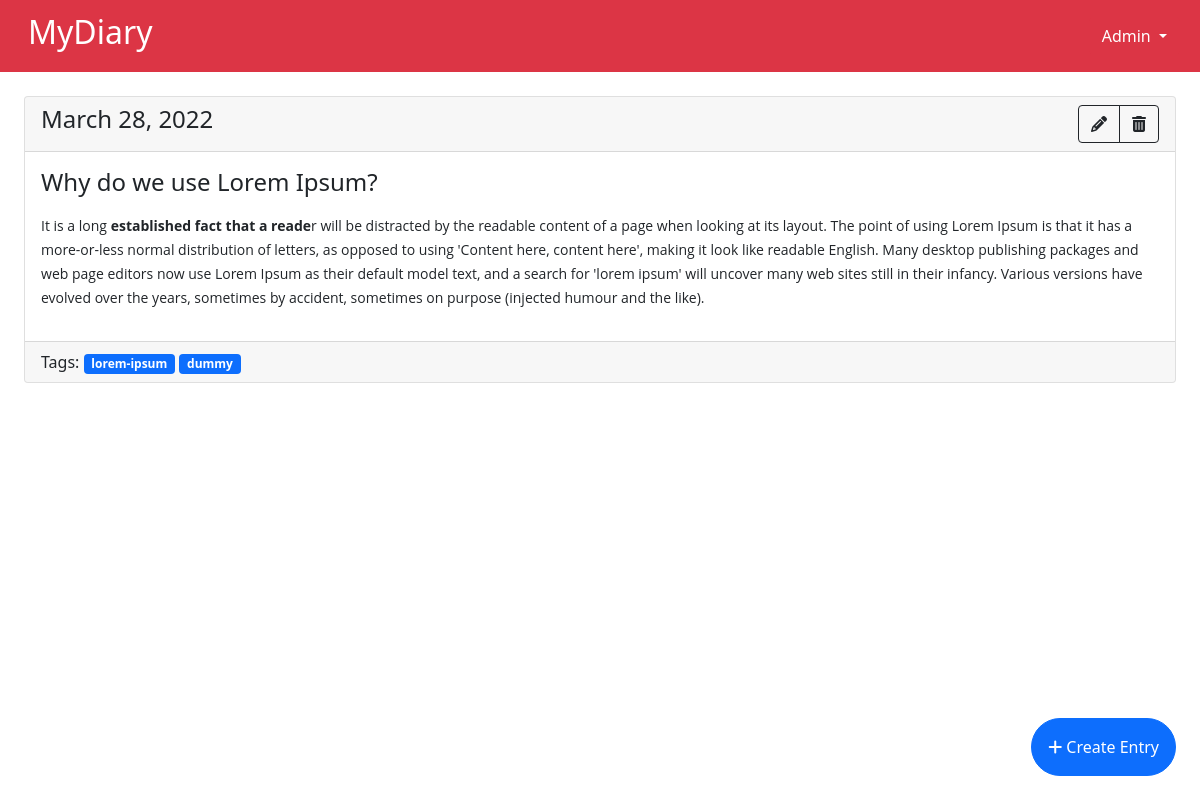
The page /entry/34 (signed in) on the database as committed earlier.
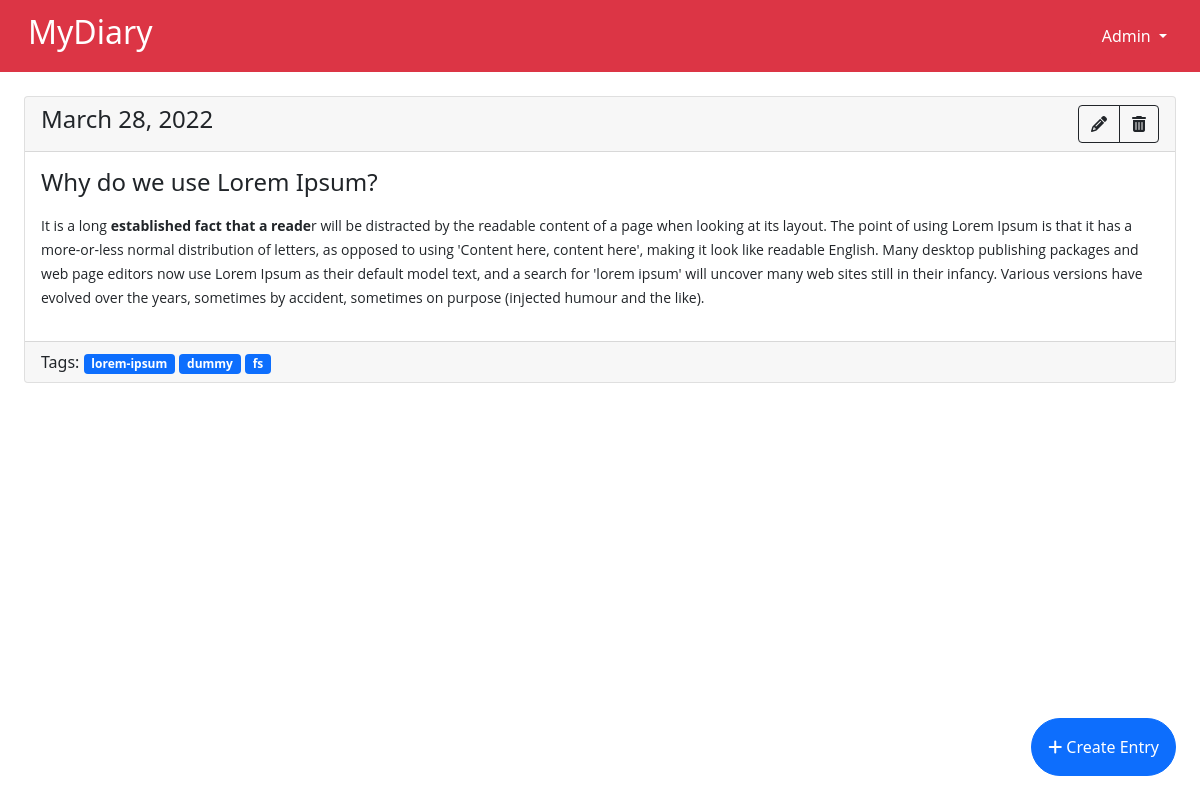
The same page on the database as committed later.
### entries/models.py (models this page shows, shortened)
class Entry(models.Model):
    user = models.ForeignKey(
        User, on_delete=models.CASCADE)
    title = models.CharField(max_length=200)
    content = models.TextField(blank=True)
    date_created = models.DateField()
    time_created = models.DateTimeField(auto_now_add=True, null=True)
    tags = TaggableManager()
    class Meta:
        verbose_name_plural = "Entries"

### entries/views.py (the view)
# urls.py: path("entry/<int:pk>", EntryDetailView, name="detail-entry"),
@login_required
def EntryDetailView(request, pk):
    entry = Entry.objects.get(pk=pk)
    if entry.user != request.user:
        return redirect('list-entries')
    return render(request, "entries/entry_detail.html", {'entry': entry})

### entries/templates/entries/entry_detail.html
{% extends "base.html" %}
{% block content %}
  {% with is_detail="DetailView" %}
    {% include "entries/entry_view.html" with entry=entry foo=foo %}
  {% endwith %}
      <div class="m-2">
        <a href="{% url 'new-entry' %}" class="btn btn-primary rounded-pill position-fixed bottom-0 end-0 m-4 p-3"> <i class="fa-solid fa-plus"></i>  Create Entry</a>
      </div>
{% endblock content %}

### entries/templates/base.html (shortened to what this page needs)
<!DOCTYPE html>
<html lang="en">
<head>
    {% load static %}
    <link href="https://cdn.jsdelivr.net/npm/bootstrap@5.0.2/dist/css/bootstrap.min.css" rel="stylesheet">
</head>
<body>
  <nav class="navbar navbar-expand-lg navbar-dark bg-danger">
    <div class="container-fluid">
      <a class="navbar-brand px-3" href="{% url 'list-entries' %}"><h2>MyDiary</h2></a>
        <div class="d-flex">
          <div class="m-2">
            {% if user.is_authenticated %}
              <div class="dropdown">
                <a class="btn btn-danger dropdown-toggle" role="button" id="dropdownMenuLink" data-bs-toggle="dropdown" aria-expanded="false">
                  {{ user.username|title }}
                </a>
              </div>
            {% endif %}
          </div>
        </div>
    </div>
  </nav>
  {% block content %}
  {% endblock content %}
</body>
</html>

### entries/templates/entries/entry_view.html (shortened to what this page needs)
<div class="card m-4 ">
    <div class="card-header card-title d-flex justify-content-between">
        <div>
            <h4>{{ entry.date_created }}</h4>
        </div>
        <div class="btn-group" role="group" aria-label="Basic example">
            <a href="{% url 'update-entry' entry.pk %}" class="btn btn-outline-dark"><i class="fa-solid fa-pencil"></i></a>
            <button type="button" class="btn btn-outline-dark" data-bs-toggle="modal" data-bs-target="#deleteConformation{{entry.pk}}"><i class="fa-solid fa-trash-can"></i></button>
          </div>
    </div>
    <div class="card-body">
        <h4>
            {{ entry.title }}
        </h4>
      <p class="card-text entry-element">
        {{ entry.content|safe }}
      </p>
    </div>
    {% if entry.tags.all %}
    <div class="card-footer">
      Tags:
      {% for tag in entry.tags.all %}
      <a href="{% url 'posts_by_tags' tag.slug %}" class="badge bg-primary text-decoration-none">
          {{tag}}
      </a>
      {% endfor %}
    </div>
    {% endif %}
    </div>

Rows that differ between the two databases and show on the page:
added Tag: name "fs"
